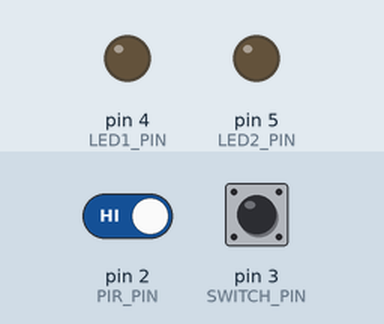
Simulated run of this sketch. Board: Arduino Uno, built with avr-gcc and run on an emulated ATmega328P. On the bench: output pins drawn as LEDs (lit = HIGH). The inputs (shaded band) are chosen by the test bench; at power-on: pin 3 (SWITCH_PIN) HIGH, pin 2 (PIR_PIN) HIGH. What the sketch prints to the serial monitor is not drawn.

Above: at 1.2 s.
1.3 s: pin 3 (SWITCH_PIN) pulled LOW for 0.15 s
At 1.37 s:
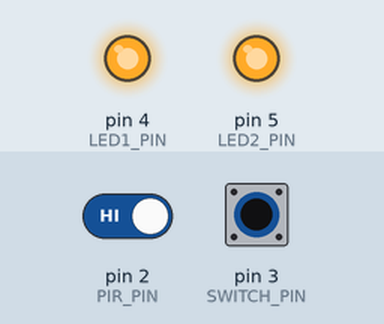
2.9 s: pin 3 (SWITCH_PIN) pulled LOW for 3.2 s
At 7.5 s:
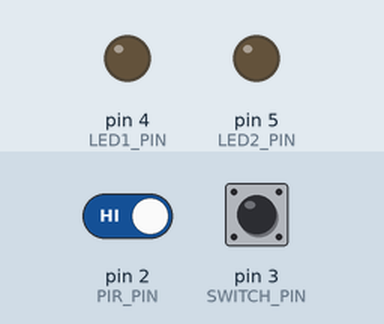
Timing chart, 0 to 9.0 s (numbered marks = the images above; inputs shaded):
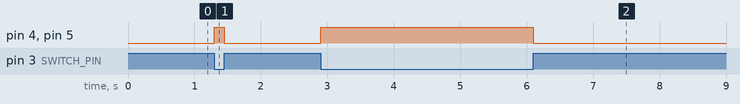

The sketch:

4.1P.ino
```cpp
#include <Wire.h>
#include <BH1750.h>

const int PIR_PIN    = 2;
const int SWITCH_PIN = 3;
const int LED1_PIN   = 4;
const int LED2_PIN   = 5;

BH1750 lightMeter;

volatile bool motionFlag = false;
volatile bool switchFlag = false;
bool ledsOn = false;
bool led1On = false;
bool led2On = false;
unsigned long lightsOnTime = 0;

void onMotion() { motionFlag = true; }
void onSwitch() { switchFlag = true; }

void setLEDs(bool state) {
  ledsOn = state;
  led1On = state;
  led2On = state;
  digitalWrite(LED1_PIN, state);
  digitalWrite(LED2_PIN, state);
  if (state) lightsOnTime = millis();
}

void setup() {
  Serial.begin(9600);
  Wire.begin();
  lightMeter.begin();

  pinMode(PIR_PIN, INPUT);
  pinMode(SWITCH_PIN, INPUT_PULLUP);
  pinMode(LED1_PIN, OUTPUT);
  pinMode(LED2_PIN, OUTPUT);

  attachInterrupt(digitalPinToInterrupt(PIR_PIN), onMotion, RISING);
  attachInterrupt(digitalPinToInterrupt(SWITCH_PIN), onSwitch, CHANGE);
}

void loop() {
  if (motionFlag) {
    motionFlag = false;

    if (ledsOn) {
      Serial.println("Motion detected — lights already ON");
    } else {
      float lux = lightMeter.readLightLevel();
      if (lux < 50) {
        setLEDs(true);
        Serial.println("Motion detected — lights ON (dark)");
      } else {
        Serial.println("Motion detected — too bright, lights stayed OFF");
      }
    }
  }

  if (switchFlag) {
    switchFlag = false;
    setLEDs(!ledsOn);
    Serial.println(ledsOn ? "Switch — lights ON" : "Switch — lights OFF");
  }

  // Auto-off timer
  if (ledsOn) {
    unsigned long elapsed = millis() - lightsOnTime;
    if (elapsed >= 30000 && led1On) {
      digitalWrite(LED1_PIN, LOW);
      led1On = false;
      Serial.println("Porch light OFF (30s)");
    }
    if (elapsed >= 60000 && led2On) {
      digitalWrite(LED2_PIN, LOW);
      led2On = false;
      ledsOn = false;
      Serial.println("Hallway light OFF (60s)");
    }
  }
}
```

Measured:
- after the input at 1.3 s, pin 4 (LED1_PIN), pin 5 (LED2_PIN): LOW → HIGH at once, → LOW 0.15 s later
- after the input at 2.9 s, pin 4 (LED1_PIN), pin 5 (LED2_PIN): LOW → HIGH at once, → LOW 3.2 s later
